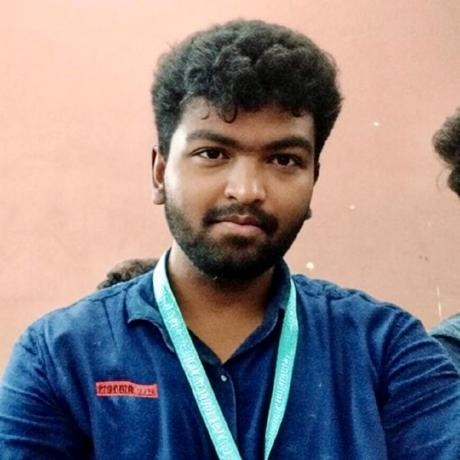
#> input picture profile.jpg, 460 x 460 px
$ python generate_ascii_svg.py
#> lines starting #> are read from the running program, lines starting #| are printed output that depends on the picture
#!/usr/bin/env python3
"""
=============================================================================
Terminal Boot-Up ASCII Profile SVG Animator
=============================================================================
Author: Expert Python & Frontend UI Hacker
Description:
    Takes a local profile photo (e.g., 'profile.jpg'), processes it using PIL
    (grayscale, contrast enhancement, aspect-ratio correction, density mapping),
    and generates a self-contained, animated SVG file ('animated_profile.svg').

    The output SVG simulates a terminal/hacker boot-up sequence where the ASCII
    art types out line-by-line from top to bottom with custom keyframe animations.

Usage:
    python3 generate_ascii_svg.py
=============================================================================
"""

import html
import os
import sys
from PIL import Image, ImageOps, ImageEnhance

# =============================================================================
# === CONFIGURATION & STYLING PARAMETERS ======================================
# =============================================================================

# Paths
INPUT_IMAGE_PATH = "profile.jpg"
OUTPUT_SVG_PATH = "animated_profile.svg"

# Dimensions & Aspect Ratio
COLUMNS = 80             # Target width in ASCII characters (70-80 recommended for READMEs)
FONT_SIZE = 11           # Font size in pixels
LINE_HEIGHT = 13         # Vertical spacing between rows in pixels
CHAR_WIDTH = 6.6         # Approximate character width in pixels for monospace 11px
FONT_ASPECT_RATIO = 0.55 # Ratio of char width to line height (~6.6 / ~13 = ~0.55)
                         # This corrects vertical stretching when resizing the photo!

# Styling & Colors
BG_COLOR = "#0D1117"     # GitHub Dark Mode background (#0D1117)
TEXT_COLOR = "#00FF99"   # Terminal Green (#00FF99) or Off-white (#F8F8F2)
FONT_FAMILY = "'Courier New', Courier, monospace"

# ASCII Density Ramps (ordered from dark/background to bright/densest)
# You can swap between these by changing DENSITY_CHARS below:
RAMP_DETAILED = " .'`^\",:;Il!i><~+_-?][}{1)(|\\/tfjrxnuvczXYUJCLQ0OZmwqpdbkhao*#MW&8%B@$"
RAMP_STANDARD = " .:-=+*#%@"
RAMP_BINARY   = " 01"
RAMP_CYBER    = " .-*+=#$@"

DENSITY_CHARS = RAMP_DETAILED  # Active density character map

# Image Enhancement (Helps facial features pop in ASCII format)
AUTO_CONTRAST = True     # Automatically stretch histogram to use full 0-255 range
CONTRAST_BOOST = 1.25    # Multiplier > 1.0 increases contrast sharpness

# Animation Timing (Seconds)
ANIMATION_DELAY_PER_LINE = 0.04  # Delay between each successive line appearing
ANIMATION_DURATION = 0.18        # Duration of each line's fade-in & snap animation

# Terminal Aesthetic Enhancements
SHOW_TERMINAL_HEADER = True      # Draws a macOS-style terminal title bar with window buttons
HEADER_TITLE = "antigravity@portfolio: ~/profile_matrix"
INCLUDE_BOOT_PROMPT = True       # Prepend terminal command/status lines before the ASCII art


# =============================================================================
# === IMAGE PROCESSING MODULE =================================================
# =============================================================================

def process_image_to_ascii(image_path: str, columns: int, density_chars: str) -> list[str]:
    """
    Opens the image, converts to grayscale, applies contrast adjustments,
    resizes while correcting for font aspect ratio, and maps pixel values
    to ASCII characters.
    """
    if not os.path.exists(image_path):
        print(f"[ERROR] Image not found at '{image_path}'. Please ensure the file exists.", file=sys.stderr)
        sys.exit(1)

    print(f"[1/4] Loading image from '{image_path}'...")
    with Image.open(image_path) as img:
        # Convert to grayscale (L mode: 8-bit pixels, black and white)
        img = img.convert("L")

        # Optional: Boost contrast for sharper ASCII feature separation
        if AUTO_CONTRAST:
            img = ImageOps.autocontrast(img, cutoff=1)
        if CONTRAST_BOOST != 1.0:
            enhancer = ImageEnhance.Contrast(img)
            img = enhancer.enhance(CONTRAST_BOOST)

        # Calculate target height accounting for font aspect ratio
        orig_width, orig_height = img.size
        aspect_ratio = orig_height / orig_width
        target_height = max(1, int(columns * aspect_ratio * FONT_ASPECT_RATIO))

        print(f"[2/4] Resizing from {orig_width}x{orig_height} to {columns}x{target_height} ASCII grid...")
        img = img.resize((columns, target_height), Image.Resampling.LANCZOS)

        # Map pixel intensity (0-255) to character density index
        print("[3/4] Mapping pixel densities to ASCII character ramp...")
        pixels = img.get_flattened_data() if hasattr(img, "get_flattened_data") else img.getdata()
        num_chars = len(density_chars)
        ascii_str = "".join([
            density_chars[min(num_chars - 1, int((pixel / 256.0) * num_chars))]
            for pixel in pixels
        ])

        # Split flat string into a list of individual lines
        ascii_lines = [ascii_str[i : i + columns] for i in range(0, len(ascii_str), columns)]
        return ascii_lines


# =============================================================================
# === SVG GENERATION MODULE ===================================================
# =============================================================================

def escape_xml_text(text: str) -> str:
    """Escapes XML/SVG special characters so the output is well-formed XML."""
    return (
        text.replace("&", "&amp;")
            .replace("<", "&lt;")
            .replace(">", "&gt;")
            .replace('"', "&quot;")
            .replace("'", "&apos;")
    )


def generate_animated_svg(ascii_lines: list[str], output_path: str) -> None:
    """
    Constructs a valid XML/SVG document containing the ASCII lines wrapped
    in <text> elements with embedded CSS keyframe animations.
    """
    print("[4/4] Generating animated SVG file...")

    # Calculate padding and header offsets
    header_height = 36 if SHOW_TERMINAL_HEADER else 0
    padding_x = 24
    padding_y = 20

    # Prepare lines to render (optional boot prompt + ASCII lines)
    render_lines = []
    current_delay = 0.0

    if INCLUDE_BOOT_PROMPT:
        render_lines.append({
            "text": f"$ ./render_profile --source {INPUT_IMAGE_PATH} --output ascii-matrix",
            "class": "line prompt",
            "delay": current_delay
        })
        current_delay += 0.40
        render_lines.append({
            "text": "[SYSTEM] Biometric matrix loaded. Booting visual stream...",
            "class": "line sys-msg",
            "delay": current_delay
        })
        current_delay += 0.40
        # Add a blank line separator
        render_lines.append({
            "text": "",
            "class": "line",
            "delay": current_delay
        })
        current_delay += 0.15

    for line_text in ascii_lines:
        render_lines.append({
            "text": line_text,
            "class": "line",
            "delay": current_delay
        })
        current_delay += ANIMATION_DELAY_PER_LINE

    total_lines = len(render_lines)
    canvas_width = int(padding_x * 2 + COLUMNS * CHAR_WIDTH)
    canvas_height = int(header_height + padding_y * 2 + total_lines * LINE_HEIGHT)

    # Build SVG content strings
    svg_parts = []

    # XML Header & SVG Root Tag
    svg_parts.append(
        f'<svg xmlns="http://www.w3.org/2000/svg" '
        f'viewBox="0 0 {canvas_width} {canvas_height}" '
        f'width="{canvas_width}" height="{canvas_height}">'
    )

    # Embedded CSS Styling & @keyframes wrapped in CDATA to prevent XML parser errors
    svg_parts.append('  <style><![CDATA[')
    svg_parts.append('    /* Base Terminal Background and Window Styling */')
    svg_parts.append(f'    .bg {{ fill: {BG_COLOR}; }}')
    svg_parts.append('    .window-header { fill: #161B22; stroke: #30363D; stroke-width: 1px; }')
    svg_parts.append('    .window-title {')
    svg_parts.append('      font-family: -apple-system, BlinkMacSystemFont, "Segoe UI", Helvetica, Arial, sans-serif;')
    svg_parts.append('      font-size: 12px; fill: #8B949E; font-weight: 600; text-anchor: middle;')
    svg_parts.append('    }')
    svg_parts.append('')
    svg_parts.append('    /* Core Line Animation and Monospace Typography */')
    svg_parts.append('    .line {')
    svg_parts.append(f'      font-family: {FONT_FAMILY};')
    svg_parts.append(f'      font-size: {FONT_SIZE}px;')
    svg_parts.append(f'      fill: {TEXT_COLOR};')
    svg_parts.append('      white-space: pre;')
    svg_parts.append('      opacity: 1;')
    svg_parts.append(f'      animation: boot-line {ANIMATION_DURATION}s ease-in forwards;')
    svg_parts.append('    }')
    svg_parts.append('')
    svg_parts.append('    /* Optional Terminal Boot Prompt Styling */')
    svg_parts.append('    .prompt { fill: #F8F8F2; font-weight: bold; }')
    svg_parts.append('    .sys-msg { fill: #8BE9FD; }')
    svg_parts.append('')
    svg_parts.append('    /* Keyframes: Subtle glow in without 0 opacity crash in static img tags */')
    svg_parts.append('    @keyframes boot-line {')
    svg_parts.append('      0% {')
    svg_parts.append('        opacity: 0.7;')
    svg_parts.append('      }')
    svg_parts.append('      100% {')
    svg_parts.append('        opacity: 1;')
    svg_parts.append('      }')
    svg_parts.append('    }')
    svg_parts.append('  ]]></style>')
    svg_parts.append('')

    # Background Canvas Rectangle with rounded corners
    svg_parts.append(f'  <rect class="bg" width="{canvas_width}" height="{canvas_height}" rx="10" ry="10" />')

    # Optional macOS-style Terminal Window Header Bar
    if SHOW_TERMINAL_HEADER:
        svg_parts.append(f'  <path class="window-header" d="M 0 10 Q 0 0 10 0 L {canvas_width - 10} 0 Q {canvas_width} 0 {canvas_width} 10 L {canvas_width} {header_height} L 0 {header_height} Z" />')
        # Window Control Buttons (Red, Yellow, Green)
        svg_parts.append('  <circle cx="20" cy="18" r="6" fill="#FF5F56" />')
        svg_parts.append('  <circle cx="40" cy="18" r="6" fill="#FFBD2E" />')
        svg_parts.append('  <circle cx="60" cy="18" r="6" fill="#27C93F" />')
        # Window Title
        svg_parts.append(f'  <text class="window-title" x="{canvas_width // 2}" y="22">{escape_xml_text(HEADER_TITLE)}</text>')
        svg_parts.append(f'  <line x1="0" y1="{header_height}" x2="{canvas_width}" y2="{header_height}" stroke="#30363D" stroke-width="1" />')

    # Group containing all text lines
    svg_parts.append('  <g class="terminal-content">')
    for i, item in enumerate(render_lines):
        y_pos = header_height + padding_y + (i + 1) * LINE_HEIGHT
        escaped_text = escape_xml_text(item["text"])
        delay = item["delay"]
        css_class = item["class"]
        svg_parts.append(
            f'    <text x="{padding_x}" y="{y_pos}" xml:space="preserve" '
            f'class="{css_class}" style="animation-delay: {delay:.2f}s;">{escaped_text}</text>'
        )
    svg_parts.append('  </g>')

    # Close SVG Document
    svg_parts.append('</svg>')

    # Write output to file
    with open(output_path, "w", encoding="utf-8") as f:
        f.write("\n".join(svg_parts))

    print(f"\n[SUCCESS] Generated animated terminal SVG at: '{output_path}'")
    print(f"          Total lines: {total_lines} | Total animation duration: ~{current_delay + ANIMATION_DURATION:.2f}s")


# =============================================================================
# === MAIN ENTRY POINT ========================================================
# =============================================================================

def main():
    print("=== Terminal Boot-Up ASCII Profile SVG Animator ===")
    ascii_lines = process_image_to_ascii(INPUT_IMAGE_PATH, COLUMNS, DENSITY_CHARS)
#> in process_image_to_ascii, img is the input picture: PIL image 460x460 RGB; mean R, G, B 141.3, 129.9, 132.3
#> in process_image_to_ascii, `img = img.convert("L")`:
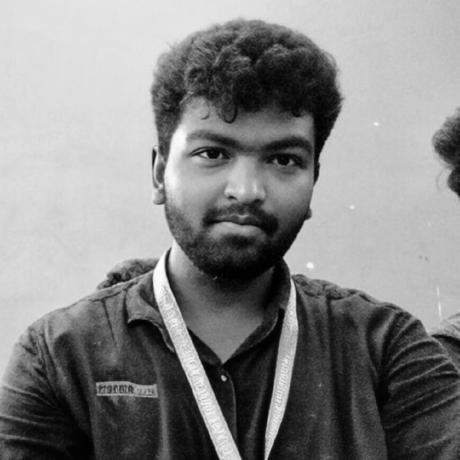
#> img: PIL image 460x460 L; min 0, max 254, mean 133.6
#> in process_image_to_ascii, `img = ImageOps.autocontrast(img, cutoff=1)`:
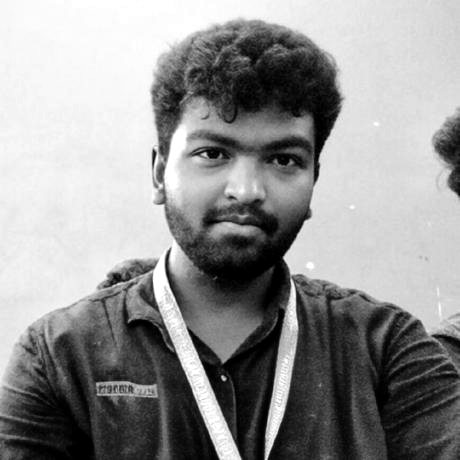
#> img: PIL image 460x460 L; min 0, max 255, mean 146.9
#> in process_image_to_ascii, `img = enhancer.enhance(CONTRAST_BOOST)`:
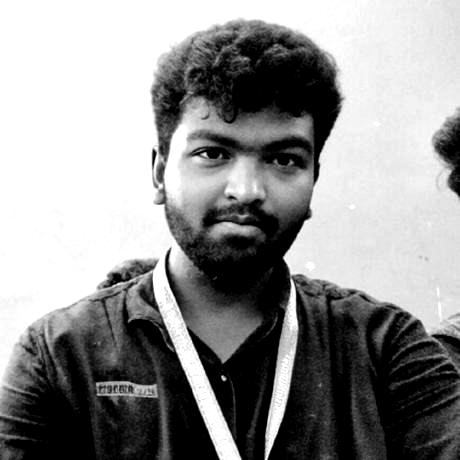
#> img: PIL image 460x460 L; min 0, max 255, mean 146.1
#> (printed output is left out)
#> in process_image_to_ascii, `img = img.resize((columns, target_height), Image.Resampling.LANCZOS)`:
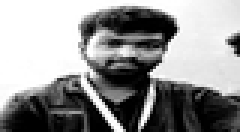
#> img: PIL image 80x44 L (shown 3 times larger); min 0, max 255, mean 146.1
#> in process_image_to_ascii, `ascii_lines = [ascii_str[i : i + columns] for i in range(0, len(ascii_..`: ascii_lines = 44 items
#> ascii_lines = 44 items
    generate_animated_svg(ascii_lines, OUTPUT_SVG_PATH)
#> the loop in generate_animated_svg, `for line_text in ascii_lines:` made 44 passes
#> current_delay on passes 1 to 12: 0.99, 1.03, 1.07, 1.11, 1.15, 1.19, 1.23, 1.27, 1.31, 1.35, 1.39, 1.43
#> after the loop in generate_animated_svg, `for line_text in ascii_lines:`: current_delay = 2.71; render_lines = 47 items
#> in generate_animated_svg, `total_lines = len(render_lines)`: total_lines = 47
#> in generate_animated_svg, `canvas_height = int(header_height + padding_y * 2 + total_lines * LINE..`: canvas_height = 687
#> the loop in generate_animated_svg, `for i, item in enumerate(render_lines):` made 47 passes
#> (y_pos, delay, css_class) on passes 1, 2, 4, 5, 6, 7, 8, 9, 10, 11, 12, 13: (69, 0, 'line prompt'), (82, 0.4, 'line sys-msg'), (108, 0.95, 'line'), (121, 0.99, 'line'), (134, 1.03, 'line'), (147, 1.07, 'line'), (160, 1.11, 'line'), (173, 1.15, 'line'), (186, 1.19, 'line'), (199, 1.23, 'line'), (212, 1.27, 'line'), (225, 1.31, 'line')
#> (item, y_pos, escaped_text, delay, css_class) on pass 3: ({'text': '', 'class': 'line', 'delay': 0.8}, 95, '', 0.8, 'line')
#> after the loop in generate_animated_svg, `for i, item in enumerate(render_lines):`: svg_parts = 90 items
#|           Total lines: 47 | Total animation duration: ~2.89s


if __name__ == "__main__":
    main()
